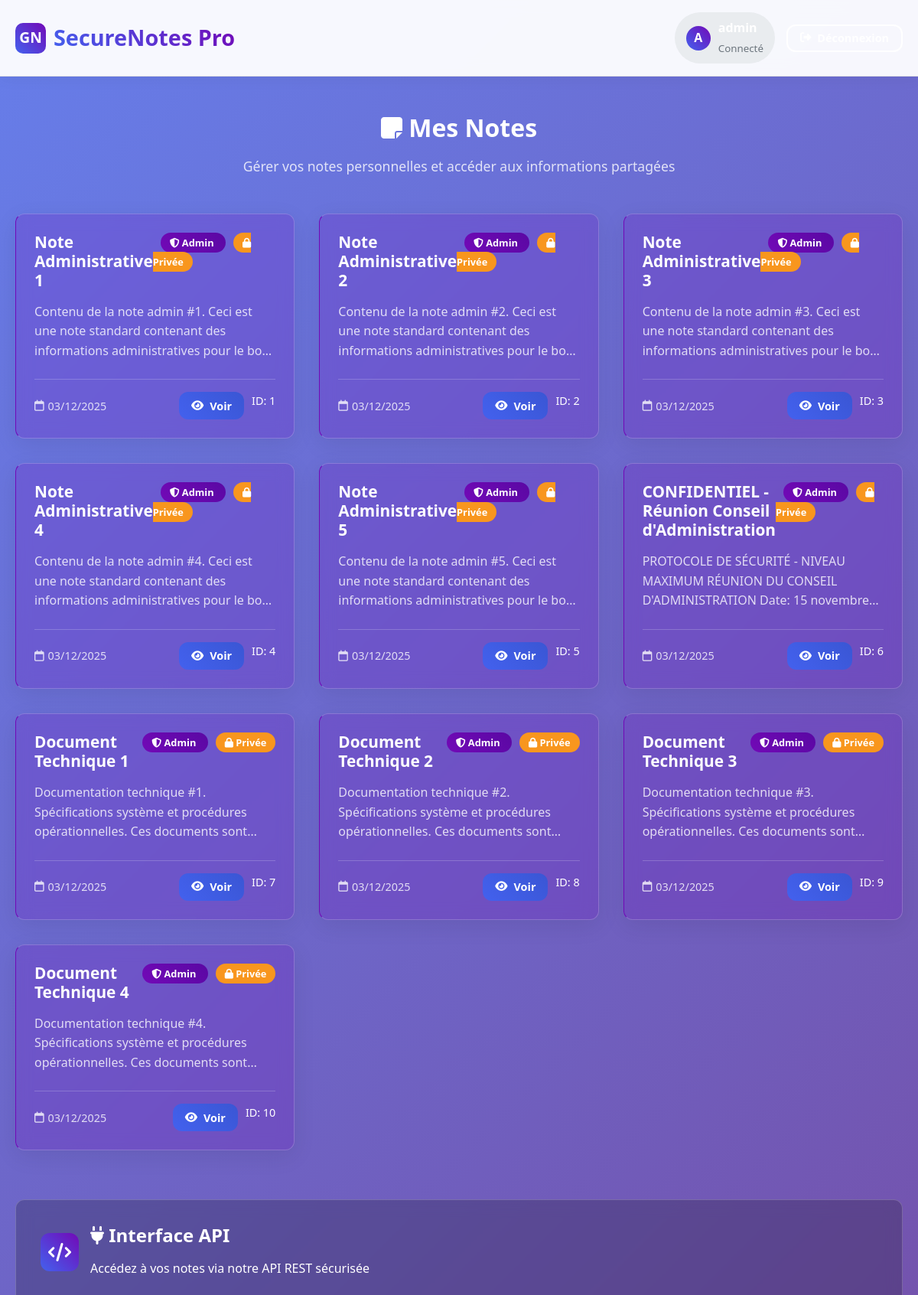
/notes (signed in, upper part), run on an earlier commit of the app's database.
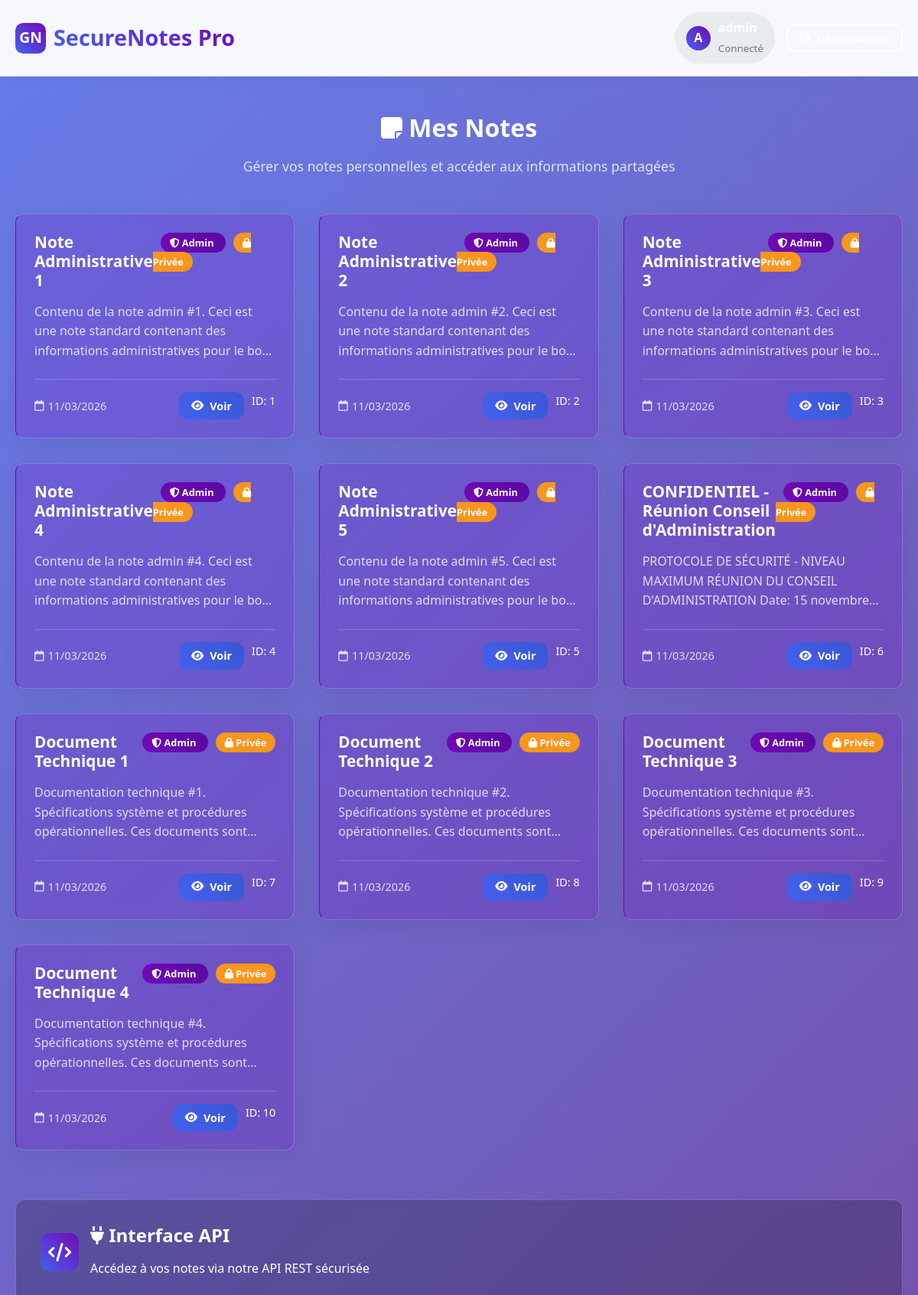
And on a later commit of the database.
### app.py (models this page shows)
class User(db.Model):
    id = db.Column(db.Integer, primary_key=True)
    username = db.Column(db.String(80), unique=True, nullable=False)
    password_hash = db.Column(db.String(200), nullable=False)
    is_admin = db.Column(db.Boolean, default=False)
    notes = db.relationship('Note', backref='author', lazy=True)

class Note(db.Model):
    id = db.Column(db.Integer, primary_key=True)
    title = db.Column(db.String(100), nullable=False)
    content = db.Column(db.Text, nullable=False)
    created_at = db.Column(db.DateTime, default=datetime.utcnow)
    user_id = db.Column(db.Integer, db.ForeignKey('user.id'), nullable=False)
    is_private = db.Column(db.Boolean, default=True)

### app.py (the view)
@app.route('/notes')
def notes():
    if 'user_id' not in session:
        return redirect(url_for('login'))
    user_notes = Note.query.filter_by(user_id=session['user_id']).all()
    safe_notes = []
    for note in user_notes:
        safe_content = sanitize_content(note.content, session['user_id'], note.user_id)
        preview = safe_content[:150] + '...' if len(safe_content) > 150 else safe_content
        safe_notes.append({
            'id': note.id,
            'title': note.title,
            'content': preview,
            'full_content': safe_content,
            'created_at': note.created_at,
            'is_private': note.is_private,
            'author': note.author
        })
    return render_template('notes.html', notes=safe_notes, username=session['username'])

### app.py (called while the page is built)
def sanitize_content(content, user_id, note_author_id):
    if FLAG in content:
        replacement = '[INFORMATION SENSIBLE - ACCÈS RESTREINT]'
        if note_author_id == 1:  # Si c'est une note admin
            replacement = '[CONTENU CONFIDENTIEL ADMIN - VISIBLE UNIQUEMENT VIA API AUTORISÉE]'
        content = content.replace(FLAG, replacement)
    fake_flags = [
        'FAKE{f4ke_fl4g_123}',
        'FAKE{0ld_p@ssw0rd}',
        'FAKE{exp1red_t0ken_456}'
    ]
    for fake_flag in fake_flags:
        if fake_flag in content:
            content = content.replace(fake_flag, '[ANCIENNE INFORMATION MASQUÉE]')
    return content

### templates/notes.html (shortened to what this page needs)
<!DOCTYPE html>
<html lang="fr">
<head>
    <link rel="stylesheet" href="{{ url_for('static', filename='static.css') }}">
    <link rel="stylesheet" href="https://cdnjs.cloudflare.com/ajax/libs/font-awesome/6.4.0/css/all.min.css">
</head>
<body>
    <nav class="navbar">
        <div class="container">
            <div class="nav-brand">
                <div class="logo">GN</div>
                <h1>SecureNotes Pro</h1>
            </div>
            <div class="nav-user">
                <div class="user-info">
                    <div class="user-avatar">{{ username[0]|upper }}</div>
                    <div>
                        <strong>{{ username }}</strong><br>
                        <small style="color: var(--gray);">Connecté</small>
                    </div>
                </div>
                <a href="/logout" class="btn btn-outline btn-sm">
                    <i class="fas fa-sign-out-alt"></i> Déconnexion
                </a>
            </div>
        </div>
    </nav>
    <main class="notes-page">
        <div class="container">
            <div class="page-header fade-in">
                <h2><i class="fas fa-sticky-note"></i> Mes Notes</h2>
                <p class="subtitle">
                    Gérer vos notes personnelles et accéder aux informations partagées
                </p>
            </div>
            <div class="notes-grid fade-in">
                {% if notes %}
                    {% for note in notes %}
                    <div class="note-card {% if note.author.username == 'admin' %}admin-note{% endif %}">
                        <div class="note-header">
                            <h3 class="note-title">{{ note.title }}</h3>
                            <div>
                                {% if note.author.username == 'admin' %}
                                <span class="note-badge badge-admin">
                                    <i class="fas fa-shield-alt"></i> Admin
                                </span>
                                {% endif %}
                                <span class="note-badge {% if note.is_private %}badge-private{% else %}badge-public{% endif %}">
                                    {% if note.is_private %}
                                    <i class="fas fa-lock"></i> Privée
                                    {% else %}
                                    <i class="fas fa-globe"></i> Publique
                                    {% endif %}
                                </span>
                            </div>
                        </div>
                        <div class="note-content">
                            {{ note.content|truncate(150) }}
                        </div>
                        <div class="note-meta">
                            <div class="note-date">
                                <i class="far fa-calendar"></i>
                                {{ note.created_at.strftime('%d/%m/%Y') }}
                            </div>
                            <div class="note-actions">
                                <a href="/note/{{ note.id }}" class="btn btn-primary btn-sm">
                                    <i class="fas fa-eye"></i> Voir
                                </a>
                                <span style="color: var(white); font-size: 0.9rem;">
                                    ID: {{ note.id }}
                                </span>
                            </div>
                        </div>
                    </div>
                    {% endfor %}
                {% endif %}
            </div>
            <div class="api-section fade-in">
                <div class="api-header">
                    <div class="api-icon">
                        <i class="fas fa-code"></i>
                    </div>
                    <div>
                        <h3><i class="fas fa-plug"></i> Interface API</h3>
                        <p>Accédez à vos notes via notre API REST sécurisée</p>
                    </div>
                </div>
                </div>
            </div>
    </main>
</body>
</html>

What changed in the data, as far as the page shows it:
changed Note "Note Administrative 1": created_at "03/12/2025" → "11/03/2026"
changed Note "Note Administrative 2": created_at "03/12/2025" → "11/03/2026"
changed Note "Note Administrative 3": created_at "03/12/2025" → "11/03/2026"
changed Note "Note Administrative 4": created_at "03/12/2025" → "11/03/2026"
changed Note "Note Administrative 5": created_at "03/12/2025" → "11/03/2026"
changed Note "CONFIDENTIEL - Réunion Conseil d'Administration": created_at "03/12/2025" → "11/03/2026"
changed Note "Document Technique 1": created_at "03/12/2025" → "11/03/2026"
changed Note "Document Technique 2": created_at "03/12/2025" → "11/03/2026"
changed Note "Document Technique 3": created_at "03/12/2025" → "11/03/2026"
changed Note "Document Technique 4": created_at "03/12/2025" → "11/03/2026"
